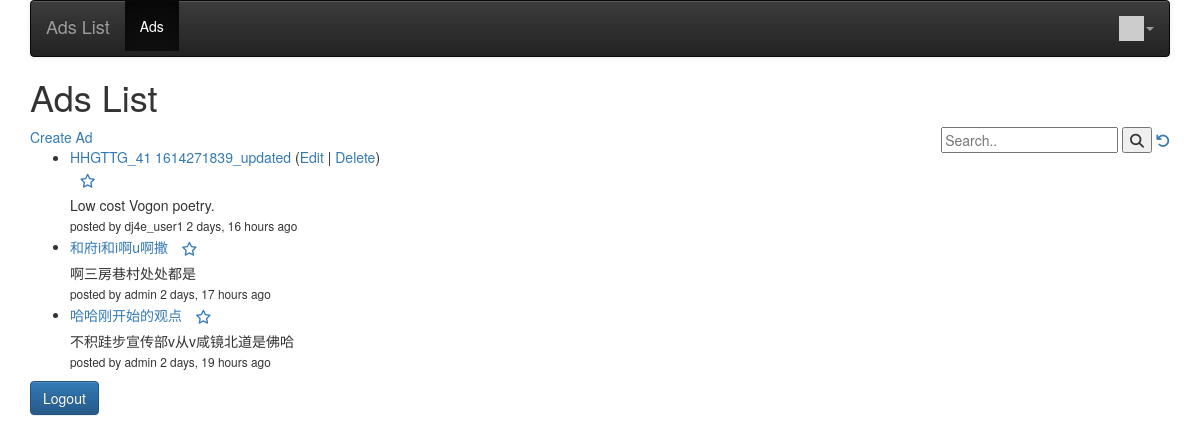
The app's page / (signed in), older data.
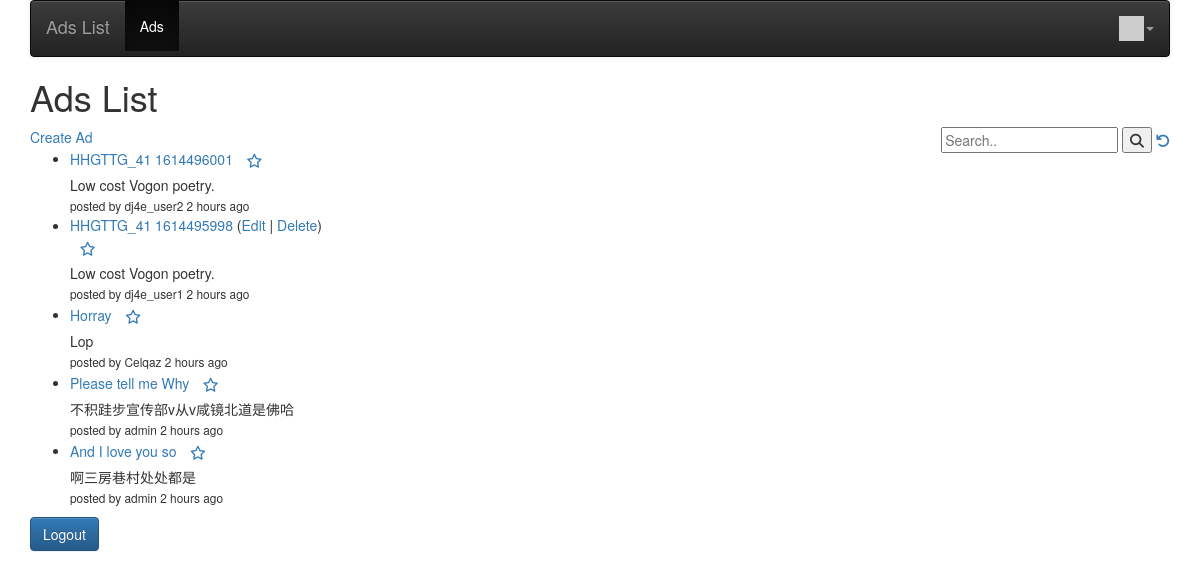
The same page, newer data.
### ads/models.py (models this page shows, shortened)
class Ad(models.Model):
    title = models.CharField(
        max_length=200,
        validators=[MinLengthValidator(2, "Title must be greater than 2 characters")]
    )
    price = models.DecimalField(max_digits=7, decimal_places=2, null=True)
    text = models.TextField()
    created_at = models.DateTimeField(auto_now_add=True)
    updated_at = models.DateTimeField(auto_now=True)
    picture = models.BinaryField(null=True, editable=True)
    content_type = models.CharField(max_length=256, null=True, help_text='The MIMEType of the file')
    favorites = models.ManyToManyField(settings.AUTH_USER_MODEL,
                                       through='Fav', related_name='favorite_ads')
    owner = models.ForeignKey(settings.AUTH_USER_MODEL, on_delete=models.CASCADE)
    comments = models.ManyToManyField(settings.AUTH_USER_MODEL,
                                      through='Comment', related_name='comments_owned')

### ads/views.py (the view)
# urls.py: path('', views.AdListView.as_view(), name='all'),
class AdListView(OwnerListView):
    model = Ad
    template_name = 'ads/index.html'
    def get(self, request):
        strval = request.GET.get("search", False)
        if strval:
            query = Q(title__icontains=strval)
            query.add(Q(text__icontains=strval), Q.OR)
            objects = Ad.objects.filter(query).select_related().order_by('-updated_at')[:10]
        else:
            objects = Ad.objects.all().order_by('-updated_at')[:10]
        for obj in objects:
            obj.natural_updated = naturaltime(obj.updated_at)
        favorites = list()
        if request.user.is_authenticated:
            rows = request.user.favorite_ads.values('id')
            favorites = [row['id'] for row in rows]
        ctx = {'ad_list': objects, 'favorites': favorites, 'search': strval}
        return render(request, self.template_name, ctx)

### ads/templatetags/app_tags.py (called while the page is built)
@register.filter(name='gravatar')
def gravatar(user, size=35):
    email = str(user.email.strip().lower()).encode('utf-8')
    email_hash = md5(email).hexdigest()
    url = "//www.gravatar.com/avatar/{0}?s={1}&d=identicon&r=PG"
    return url.format(email_hash, size)

### home/context_processors.py (called while the page is built)
def settings(request):
    return {
        'settings': django_settings,
    }

### ads/templates/ads/index.html (shortened to what this page needs)
{% extends "base_menu.html" %}
{% load static %}
{% block content %}
    <h1>Ads List</h1>
    <a href="{% url 'ads:ad_create' %}">Create Ad</a>
    <div style="float:right">
        <form>
            <input type="text" placeholder="Search.." name="search"
            >
            <button type="submit"><i class="fa fa-search"></i></button>
            <a href="{% url 'ads:all' %}"><i class="fa fa-undo"></i></a>
        </form>
    </div>
    {% if ad_list %}
        <ul>
            {% for ad in ad_list %}
                <li>
                    <a href="{% url 'ads:ad_detail' ad.id %}">{{ ad.title }}</a>
                    {% if ad.owner == user %}
                        (<a href="{% url 'ads:ad_update' ad.id %}">Edit</a> |
                        <a href="{% url 'ads:ad_delete' ad.id %}">Delete</a>)
                        <br/>
                    {% endif %}
                    {% if user.is_authenticated %}
                        <a href="#" onclick=
                                "favPost('{% url 'ads:ad_favorite' ad.id %}', {{ ad.id }} );return false;"
                           id="unfavorite_star_{{ ad.id }}">
        <span class="fa-stack" style="vertical-align: middle;">
        <i class="fa fa-star-o fa-stack-1x"></i>
        </span>
                        </a>
                    {% endif %}
                </li>
                <div style="left:10px">
                    {% if ad.text|length < 100 %}
                        {{ ad.text }}
                    {% else %}
                        {{ ad.text|slice:"0:99" }}
                        <a href="{% url 'well:post_detail'  post.id %}">...</a>
                    {% endif %}
                </div>
                <small>
                    {% if ad.owner.username %}
                        posted by {{ ad.owner.username }}
                    {% endif %}
                    {{ ad.natural_updated }}
                </small>
            {% endfor %}
        </ul>
    {% else %}
        <p>There are no ads in the library.</p>
    {% endif %}
    <form method="post" action="{% url 'logout' %}">
        <input type="submit" class="btn btn-primary" value="Logout"/>
    </form>
{% endblock %}

Row changes from the older to the newer data that the page shows:
removed Ad: title "HHGTTG_41 1614271839_updated", shows "Edit", text "Low cost Vogon poetry.", owner.username "dj4e_user1", natural_updated "2 days, 16 hours ago"
added Ad: title "HHGTTG_41 1614496001", text "Low cost Vogon poetry.", owner.username "dj4e_user2", natural_updated "2 hours ago"
added Ad: title "HHGTTG_41 1614495998", shows "Edit", text "Low cost Vogon poetry.", owner.username "dj4e_user1", natural_updated "2 hours ago"
added Ad: title "Horray", text "Lop", owner.username "Celqaz", natural_updated "2 hours ago"
changed Ad "不积跬步宣传部v从v咸镜北道是佛哈": title "哈哈刚开始的观点" → "Please tell me Why"; natural_updated "2 days, 19 hours ago" → "2 hours ago"; moves up the list
changed Ad "啊三房巷村处处都是": title "和府i和i啊u啊撒" → "And I love you so"; natural_updated "2 days, 17 hours ago" → "2 hours ago"
